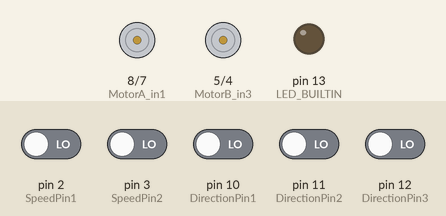
Bench run of a sketch on a simulated Arduino Uno, built with avr-gcc and run on an emulated ATmega328P. On the bench: motor-driver pin pairs drawn as motors (green arrow = first pin HIGH = forward, orange = second pin HIGH = backward, longer = more drive, scaled by the enable pin), output pins drawn as LEDs (lit = HIGH). The test bench sets the inputs (shaded band); at power-on: pin 2 (SpeedPin1), pin 3 (SpeedPin2), pin 10 (DirectionPin1), pin 11 (DirectionPin2), pin 12 (DirectionPin3) LOW.

Above: at 1.2 s.
1.3 s: pin 10 (DirectionPin1) driven HIGH
2.8 s: pin 2 (SpeedPin1) driven HIGH
At 4.0 s:
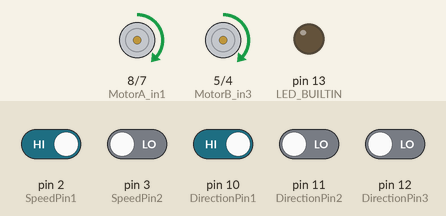
4.3 s: pin 3 (SpeedPin2) driven HIGH
At 5.3 s:
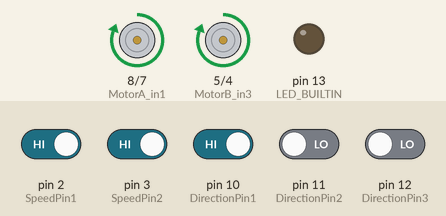
5.8 s: pin 11 (DirectionPin2) driven HIGH
At 6.5 s:
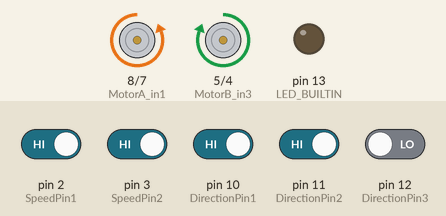
7.3 s: pin 2 (SpeedPin1) driven LOW
At 7.6 s:
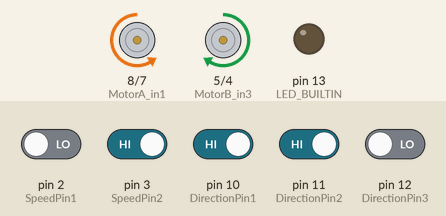
8.8 s: pin 3 (SpeedPin2) driven LOW
At 10.0 s:
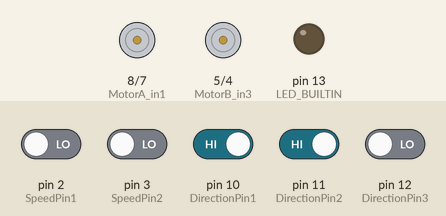
Timing chart, 0 to 11.3 s (numbered marks = the images above; inputs shaded):
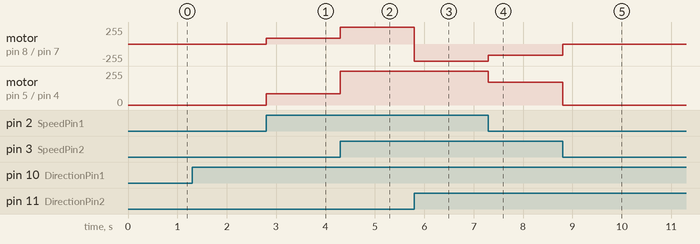

Measured:
- after the input at 2.8 s, motor on pin 8 (MotorA_in1) / pin 7 (MotorA_in2), motor on pin 5 (MotorB_in3) / pin 4 (MotorB_in4): stopped → forward 85/255 at once
- after the input at 4.3 s, motor on pin 8 (MotorA_in1) / pin 7 (MotorA_in2), motor on pin 5 (MotorB_in3) / pin 4 (MotorB_in4): forward 85/255 → forward 255/255 at once
- after the input at 5.8 s, motor on pin 8 (MotorA_in1) / pin 7 (MotorA_in2): forward 255/255 → backward 255/255 at once
- after the input at 7.3 s, motor on pin 8 (MotorA_in1) / pin 7 (MotorA_in2): backward 255/255 → backward 170/255 at once; motor on pin 5 (MotorB_in3) / pin 4 (MotorB_in4): forward 255/255 → forward 170/255 at once
- after the input at 8.8 s, motor on pin 8 (MotorA_in1) / pin 7 (MotorA_in2): backward 170/255 → stopped at once; motor on pin 5 (MotorB_in3) / pin 4 (MotorB_in4): forward 170/255 → stopped at once

The sketch:

Motorsteuerung.ino
```cpp
// Pin definitions
int MotorA_Enable = 9; // Pwm Pin for motor A
int MotorA_in1 = 8;
int MotorA_in2 = 7;
int MotorB_Enable = 6; // Pwm Pin for motor B
int MotorB_in3 = 5;
int MotorB_in4 = 4;

// Pin definitions for receiving signals
int SpeedPin1 = 2;
int SpeedPin2 = 3;
int DirectionPin1 = 10;
int DirectionPin2 = 11;
int DirectionPin3 = 12;


void setup() {
  // outputs
  pinMode(LED_BUILTIN, OUTPUT);
  pinMode(MotorA_Enable, OUTPUT);
  pinMode(MotorA_in1, OUTPUT);
  pinMode(MotorA_in2, OUTPUT);
  pinMode(MotorB_Enable, OUTPUT);
  pinMode(MotorB_in3, OUTPUT);
  pinMode(MotorB_in4, OUTPUT);

  // inputs
  pinMode(SpeedPin1, INPUT);
  pinMode(SpeedPin2, INPUT);
  pinMode(DirectionPin1, INPUT);
  pinMode(DirectionPin2, INPUT);
  pinMode(DirectionPin3, INPUT);
}


// the loop function runs over and over again forever
void loop() {

  int speed = getSpeed();
  int direction = getDirection();
   switch (direction) {
    case 0b000:
      stopMotors();
      break;
    case 0b001:
      driveForward(speed);
      break;
    case 0b010:
      driveBackward(speed);
      break;
    case 0b011:
      turnHardLeft(speed);
      break;
    case 0b100:
      turnHardRight(speed);
      break;
    case 0b101:
      turnSoftLeft(speed);
      break;
    case 0b110:
      turnSoftRight(speed);
      break;
    default:
      stopMotors();
      break;
   }

}

/* Test Funktionen für den Loop:
 driveForward(150); // Fullthrottle
  delay(4000);       // wait for two second

  turnSoftLeft(150);
  delay(4000);

  stopMotors();
  delay(4000);

  turnHardLeft(150);
  delay(4000);

  driveBackward(150);
  delay(4000);

  turnHardRight(150);
  delay(4000);

  turnSoftRight(150);
  delay(4000);
  */

// MOTOR A -> left tire, MOTOR B -> right tire

int getSpeed() {
  int speed = 0;
  if (digitalRead(SpeedPin1) == HIGH) speed += 85;
  if (digitalRead(SpeedPin2) == HIGH) speed += 170;
  return speed;
}

int getDirection() {
  int direction = 0;
  if (digitalRead(DirectionPin1) == HIGH) direction += 0b001;
  if (digitalRead(DirectionPin2) == HIGH) direction += 0b010;
  if (digitalRead(DirectionPin3) == HIGH) direction += 0b100;
  return direction;
}


void driveForward(int speed){
  analogWrite(MotorA_Enable, speed);
  digitalWrite(MotorA_in1,HIGH);
  digitalWrite(MotorA_in2,LOW);
  analogWrite(MotorB_Enable, speed);
  digitalWrite(MotorB_in3,HIGH);
  digitalWrite(MotorB_in4,LOW);
}

void driveBackward(int speed){
  analogWrite(MotorA_Enable, speed);
  digitalWrite(MotorA_in1, LOW);
  digitalWrite(MotorA_in2, HIGH);
  analogWrite(MotorB_Enable, speed);
  digitalWrite(MotorB_in3, LOW);
  digitalWrite(MotorB_in4, HIGH);
}

void turnHardLeft(int speed){
  analogWrite(MotorA_Enable, speed);
  digitalWrite(MotorA_in1, LOW);
  digitalWrite(MotorA_in2, HIGH);
  analogWrite(MotorB_Enable, speed);
  digitalWrite(MotorB_in3, HIGH);
  digitalWrite(MotorB_in4, LOW);
}

void turnHardRight(int speed){
  analogWrite(MotorA_Enable, speed);
  digitalWrite(MotorA_in1, HIGH);
  digitalWrite(MotorA_in2, LOW);
  analogWrite(MotorB_Enable, speed);
  digitalWrite(MotorB_in3, LOW);
  digitalWrite(MotorB_in4, HIGH);
}

void turnSoftLeft(int speed) {
  analogWrite(MotorA_Enable, speed * 0.7); // Reduced speed for left tire for soft turn
  digitalWrite(MotorA_in1, HIGH);
  digitalWrite(MotorA_in2, LOW);
  analogWrite(MotorB_Enable, speed);
  digitalWrite(MotorB_in3, HIGH);
  digitalWrite(MotorB_in4, LOW);
}


void turnSoftRight(int speed) {
  analogWrite(MotorA_Enable, speed);
  digitalWrite(MotorA_in1, LOW);
  digitalWrite(MotorA_in2, HIGH);
  analogWrite(MotorB_Enable, speed * 0.7);  // Reduced speed for right tire for soft turn
  digitalWrite(MotorB_in3, LOW);
  digitalWrite(MotorB_in4, HIGH);
  }


void stopMotors(){
  analogWrite(MotorA_Enable, 0);
  digitalWrite(MotorA_in1, LOW);
  digitalWrite(MotorA_in2, LOW);
  analogWrite(MotorB_Enable, 0);
  digitalWrite(MotorB_in3, LOW);
  digitalWrite(MotorB_in4, LOW);
}
```
